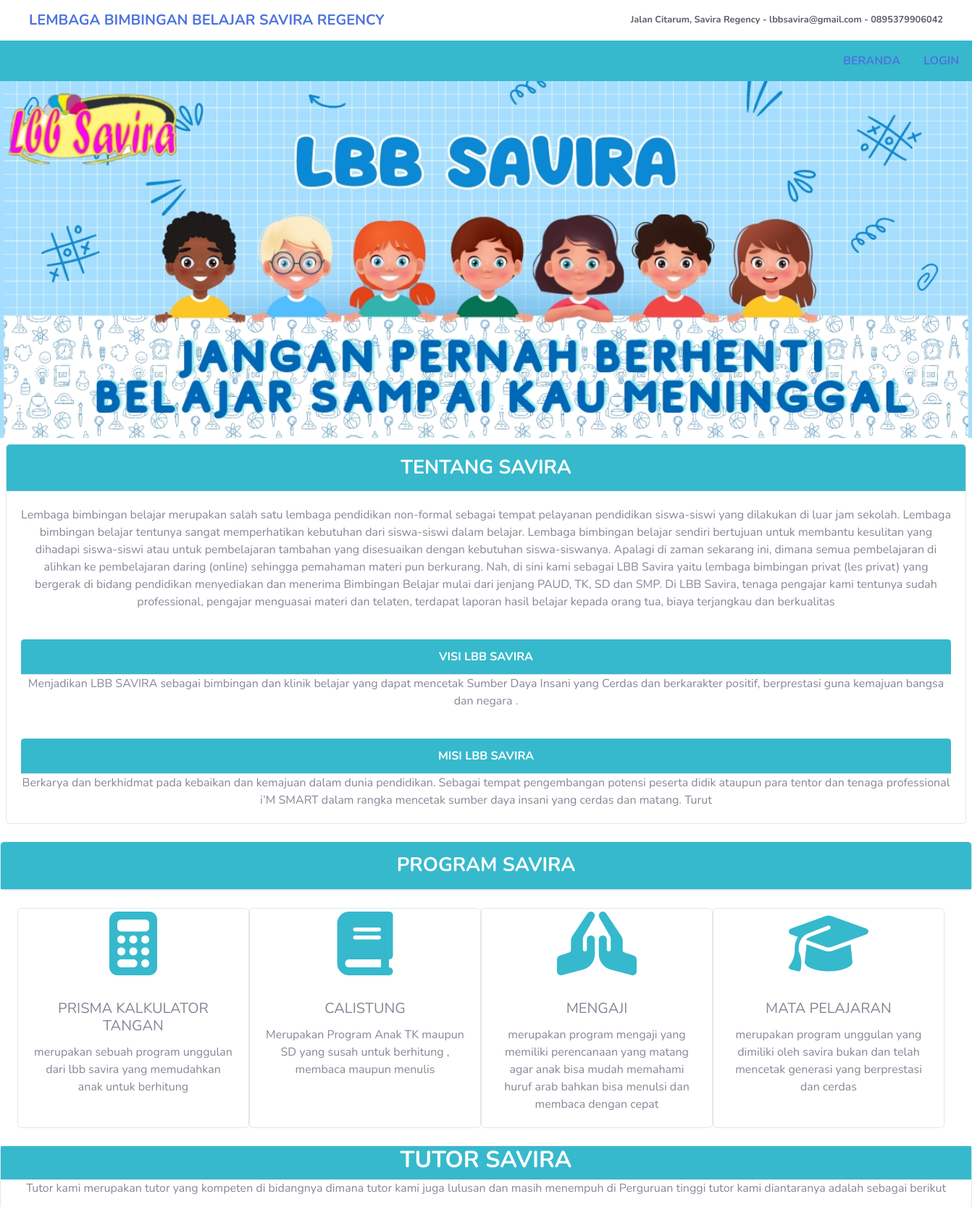
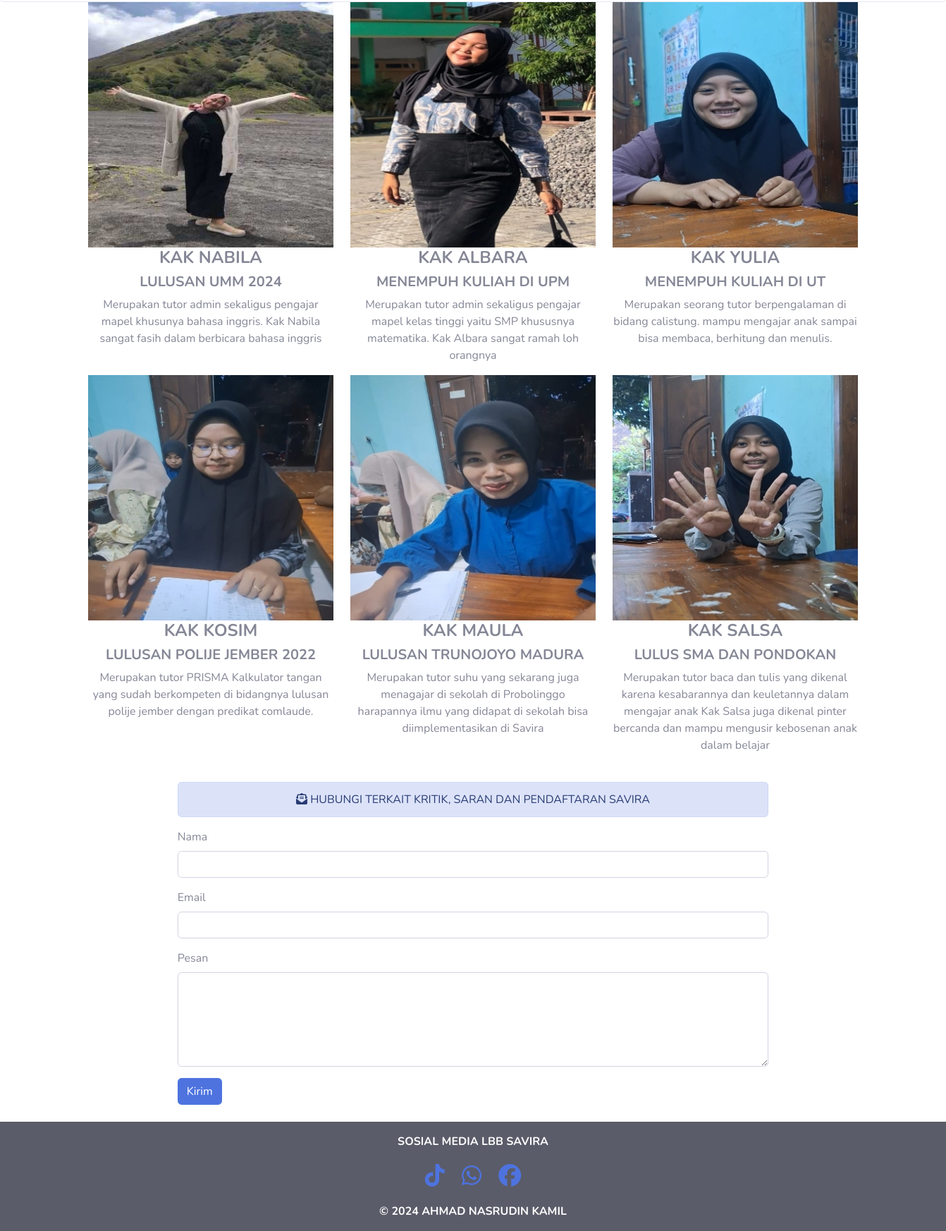
The page / on the database its author committed (2 pictures, top to bottom).
### tables this page shows
CREATE TABLE `identitas` (
  `id_identitas` int(11) NOT NULL,
  `judul_website` varchar(50) NOT NULL,
  `alamat` varchar(100) NOT NULL,
  `email` varchar(50) NOT NULL,
  `telp` varchar(50) NOT NULL
);

CREATE TABLE `tentang_savira` (
  `id` int(11) NOT NULL,
  `pengertian` longtext NOT NULL,
  `visi` varchar(250) NOT NULL,
  `misi` varchar(250) NOT NULL
);

CREATE TABLE `informasi` (
  `id_informasi` int(11) NOT NULL,
  `icon` varchar(50) NOT NULL,
  `judul_informasi` varchar(50) NOT NULL,
  `isi_informasi` longtext NOT NULL
);

### application/controllers/hal_depan.php (called while the page is built, shortened)
<?php
class Hal_depan extends CI_Controller {
	public function index()
	{
		$data ['identitas'] = $this->identitas_model->tampil_data('identitas')->result();
		$data ['tentang'] = $this->tentang_model->tampil_data('tentang_savira')->result();
		$data ['informasi'] = $this->informasi_model->tampil_data('informasi')->result();
		$data ['hubungi'] = $this->hubungi_model->tampil_data('hubungi')->result();
		$this->load->view('template_administrator/header');
        $this->load->view('hal_depan',$data);
        $this->load->view('template_administrator/footer');
	}
}

### index.php (called while the page is built, shortened)
<?php
require_once BASEPATH.'core/CodeIgniter.php';

### application/models/identitas_model.php (called while the page is built, shortened)
<?php
class Identitas_model extends CI_Model {
    public function tampil_data($table)
    {
        return $this->db->get($table);
    }
}

### application/models/tentang_model.php (called while the page is built, shortened)
<?php
class Tentang_model extends CI_Model {
    public function tampil_data($table)
    {
        return $this->db->get($table);
    }
}

### application/models/informasi_model.php (called while the page is built, shortened)
<?php
class Informasi_model extends CI_Model{
    public function tampil_data($table)
    {
        return $this->db->get($table);
    }
}

### application/views/hal_depan.php (the view, shortened to what this page needs)
<nav class="navbar bg-body-tertiary bg-white text-dark">
  <div class="container-fluid">
    <?php foreach ($identitas as $id) : ?>
    <a class="navbar-brand"><strong><?php echo $id->judul_website ?></strong></a>
    <span class="small"><strong><?php echo $id->alamat ?> - <?php echo $id->email ?> - <?php echo $id->telp?></span></strong>
    <?php endforeach;?>
  </div>
</nav>
<nav class="navbar navbar-expand-lg bg-body-tertiary bg-info text-dark">
  <div class="container-fluid">
    <div class="collapse navbar-collapse" id="navbarNavAltMarkup" style="margin-left: 1100px;">
      <div class="navbar-nav mx-auto ">
        <a class="nav-link ml-3" aria-current="page" href="#"><strong>BERANDA</strong></a>
        <a class="nav-link ml-3" href="<?php echo base_url('administrator/auth')  ?>"><strong>LOGIN</strong></a>
      </div>
    </div>
  </div>
</nav>
<div id="carouselExample" class="carousel slide">
  <div class="carousel-inner">
    <div class="carousel-item active">
      <img src="<?php echo base_url('assets/img/lbbsavira.jpg') ?>" class="d-block w-100" alt="...">
    </div>
  </div>
</div>
<div class="card text-center m-2">
  <div class="card-header bg-info text-white" style="font-size: 27px;">
    <strong>TENTANG SAVIRA</strong>
  </div>
  <div class="card-body">
    <p class="card-text">
      <?php foreach($tentang as $ttg) : ?>
  <?php echo $ttg->pengertian ?>
<?php endforeach; ?>
    </p>
  </div>
   <div class="card-body">
     <div class="card-header bg-info text-white">
    <strong>VISI LBB SAVIRA</strong>
  </div>
    <p class="card-text">
      <?php foreach($tentang as $ttg) : ?>
  <?php echo $ttg->visi ?>
<?php endforeach; ?>
    </p>
  </div>
   <div class="card-body">
    <div class="card-header bg-info text-white">
    <strong>MISI LBB SAVIRA</strong>
  </div>
    <p class="card-text">
      <?php foreach($tentang as $ttg) : ?>
  <?php echo $ttg->misi ?>
<?php endforeach; ?>
    </p>
  </div>
</div>
<div class="card text-center mt-4">
  <div class="card-header bg-info text-white"    style="font-size: 27px;">
    <strong>PROGRAM SAVIRA</strong>
  </div>
</div>
<div class="row m-4">
<?php foreach($informasi as $info): ?>
<div class="card" style="width: 20rem;">
  <span class="display-2 text-center text-info"><i class="<?php  echo $info->icon ?>"></i></span>
  <div class="card-body text-center">
    <h5 class="card-title"><?php  echo $info->judul_informasi ?></h5>
    <p class="card-text"><?php  echo $info->isi_informasi ?></p>
  </div>
</div>
<?php endforeach;?>
</div>
     <div class="card text-center mt-4">
        <div class="section-header text-center bg-info text-white"  style="font-size: 27px;">
        <h2 ><strong>TUTOR SAVIRA</strong></h2>
        </div>
        <p class="text-center">Tutor kami merupakan tutor yang kompeten di bidangnya dimana tutor kami juga lulusan dan
            masih menempuh di Perguruan tinggi tutor kami diantaranya adalah sebagai berikut </p>
      </div>
      <div class="container">
        <div class="row gy-5">
          <div class="col-lg-4 col-md-6 member" data-aos="fade-up" data-aos-delay="100">
            <div class="member-img">
              <img src="assets/img/nabila.jpeg" class="img-fluid" alt="">
            </div>
            <div class="member-info text-center ">
              <h4><strong>KAK NABILA </strong></h4>
             <h5><strong>LULUSAN UMM 2024</strong></h5>
              <p>Merupakan tutor admin sekaligus pengajar mapel khusunya bahasa inggris. Kak Nabila
                sangat fasih dalam berbicara bahasa inggris
              </p>
            </div>
          </div>
          <div class="col-lg-4 col-md-6 member" data-aos="fade-up" data-aos-delay="200">
            <div class="member-img">
              <img src="assets/img/albara.jpeg" class="img-fluid" alt="">
            </div>
            <div class="member-info text-center">
              <h4><strong>KAK ALBARA  </strong></h4>
              <h5><strong>MENEMPUH KULIAH DI UPM</strong></h5>
              <p>Merupakan tutor admin sekaligus pengajar mapel kelas tinggi yaitu SMP khususnya matematika.
                Kak Albara sangat ramah loh orangnya
              </p>
            </div>
          </div>
          <div class="col-lg-4 col-md-6 member" data-aos="fade-up" data-aos-delay="300">
            <div class="member-img">
              <img src="assets/img/yulia.jpeg" class="img-fluid" alt="">
            </div>
            <div class="member-info text-center">
              <h4><strong>KAK YULIA</strong></h4>
              <h5><strong>MENEMPUH KULIAH DI UT</strong></h5>
              <p>Merupakan seorang tutor berpengalaman di bidang calistung. mampu mengajar anak sampai bisa
                membaca, berhitung dan menulis.
              </p>
            </div>
          </div>
          <div class="col-lg-4 col-md-6 member" data-aos="fade-up" data-aos-delay="400">
            <div class="member-img">
              <img src="assets/img/cosim.jpeg" class="img-fluid" alt="">
            </div>
            <div class="member-info text-center">
              <h4><strong> KAK KOSIM </strong></h4>
              <h5><strong>LULUSAN POLIJE JEMBER 2022</strong></h5>
              <p>Merupakan tutor PRISMA Kalkulator tangan yang sudah berkompeten di bidangnya
                lulusan polije jember dengan predikat comlaude.
              </p>
            </div>
          </div>
          <div class="col-lg-4 col-md-6 member" data-aos="fade-up" data-aos-delay="500">
            <div class="member-img">
              <img src="assets/img/maula.jpeg" class="img-fluid" alt="">
            </div>
            <div class="member-info text-center">
              <h4><strong>KAK MAULA</strong></h4>
             <h5><strong>LULUSAN TRUNOJOYO MADURA</strong></h5>
              <p>Merupakan tutor suhu yang sekarang juga menagajar di sekolah di Probolinggo
                harapannya ilmu yang didapat di sekolah bisa diimplementasikan di Savira
              </p>
            </div>
          </div>
          <div class="col-lg-4 col-md-6 member" data-aos="fade-up" data-aos-delay="600">
            <div class="member-img">
              <img src="assets/img/salsa.jpeg" class="img-fluid" alt="">
            </div>
            <div class="member-info text-center">
            <h4><strong>KAK SALSA</strong></h4>
              <h5><strong>LULUS SMA DAN PONDOKAN</strong></h5>
          <p>Merupakan tutor baca dan tulis yang dikenal karena kesabarannya dan keuletannya dalam mengajar anak
         Kak Salsa juga dikenal pinter bercanda dan mampu mengusir kebosenan anak dalam belajar
              </p>
      </div>
       </div>
        </div>
      </div>
<form method="post" action="<?php echo base_url('hal_depan/kirim_pesan') ?>">
<div class="row  justify-content-center m-4 ">
  <div class="col-md-8">
    <div class="alert alert-primary text-center">
      <i class="fas fa-envelope-open-text "></i> HUBUNGI TERKAIT KRITIK, SARAN DAN PENDAFTARAN SAVIRA
    </div>
    <div class="form-group">
      <label>Nama</label>
      <input type="text" name="nama" class="form-control">
    </div>
     <div class="form-group">
      <label>Email</label>
      <input type="text" name="email" class="form-control">
    </div>
     <div class="form-group">
      <label>Pesan</label>
      <textarea type="text" name="pesan" class="form-control " rows="5"></textarea>
    </div>
    <button type="submit" class="btn btn-primary">Kirim</button>
  </div>
</div>
</form>
 <!DOCTYPE html>
  <html lang="en">
  <head>
    <link rel="stylesheet" href="assets/css/style.css">
    <link rel="stylesheet" href="https://cdnjs.cloudflare.com/ajax/libs/font-awesome/6.5.2/css/all.min.css"
 />
  </head>
<footer class="footer mt-auto py-3 bg-dark">
  <div class="container text-center">
    <strong><span class="text-white mb-3">SOSIAL MEDIA LBB SAVIRA </span></strong>
    <div class="icon"  style="margin-top: 20px;" >
      <a href="https://www.tiktok.com/@bang._.ahmad?_t=8m9S44Owy85&_r=1"><i class="fa-brands fa-tiktok fa-2x" style="margin-right: 20px;"></i></a>
      <a href="https://wa.me/62895379906042/?text=hello"><i class="fa-brands fa-whatsapp fa-2x" style="margin-right: 20px;"></i></a>
      <a href="https://www.facebook.com/profile.php?id=100018149648830&mibextid=4J2JsaAoA4Cm3TUo"><i class="fab fa-facebook fa-2x"></i></a>
    </div>
    <div class="text"  style="margin-top: 20px;">
      <strong><span class="text-white">&copy; 2024 AHMAD NASRUDIN KAMIL</span></strong>
    </div>
  </div>
</footer>
  </html>

### application/views/template_administrator/header.php (shortened to what this page needs)
<!DOCTYPE html>
<html lang="en">
<head>
    <link href="<?php echo base_url()?>assets/vendor/fontawesome-free/css/all.min.css" rel="stylesheet" type="text/css">
    <link href="<?php echo base_url()?>assets/css/sb-admin-2.min.css" rel="stylesheet">
</head>

### application/views/template_administrator/footer.php (shortened to what this page needs)
</body>
</html>

### assets/css/style.css (style rules this page uses)
* { padding: 0; margin: 0; box-sizing: border-box; }
footer { background-color: #111; }

### rows shown on the page
identitas: judul_website "LEMBAGA BIMBINGAN BELAJAR SAVIRA REGENCY", alamat "Jalan Citarum, Savira Regency", email "lbbsavira@gmail.com", telp "0895379906042"
tentang_savira: pengertian "Lembaga bimbingan belajar merupakan salah satu lembaga pendidikan non-formal sebagai tempat pelayanan pendidikan siswa-siswi yang dilakukan di luar jam sekolah. Lembaga bimbingan belajar tentunya sangat memperhatikan kebutuhan dari siswa-siswi dalam belajar. Lembaga bimbingan belajar sendiri bertujuan untuk membantu kesulitan yang dihadapi siswa-siswi atau untuk pembelajaran tambahan yang disesuaikan dengan kebutuhan siswa-siswanya. Apalagi di zaman sekarang ini, dimana semua pembelajaran di alihkan ke pembelajaran daring (online) sehingga pemahaman materi pun berkurang. Nah, di sini kami sebagai LBB Savira yaitu lembaga bimbingan privat (les privat) yang bergerak di bidang pendidikan…", visi "Menjadikan LBB SAVIRA sebagai bimbingan dan klinik belajar yang dapat mencetak Sumber Daya Insani yang Cerdas dan berkarakter positif, berprestasi guna kemajuan bangsa dan negara .", misi "Berkarya dan berkhidmat pada kebaikan dan kemajuan dalam dunia pendidikan. Sebagai tempat pengembangan potensi peserta didik ataupun para tentor dan tenaga professional i’M SMART dalam rangka mencetak sumber daya insani yang cerdas dan matang. Turut"
informasi: judul_informasi "PRISMA KALKULATOR TANGAN", isi_informasi "merupakan sebuah program unggulan dari lbb savira yang memudahkan anak untuk berhitung"
informasi: judul_informasi "CALISTUNG", isi_informasi "Merupakan Program Anak TK maupun SD yang susah untuk berhitung , membaca maupun menulis"
informasi: judul_informasi "MENGAJI", isi_informasi "merupakan program mengaji yang memiliki perencanaan yang matang agar anak bisa mudah memahami huruf arab bahkan bisa menulsi dan membaca dengan cepat"
informasi: judul_informasi "MATA PELAJARAN", isi_informasi "merupakan program unggulan yang dimiliki oleh savira bukan dan telah mencetak generasi yang berprestasi dan cerdas"
